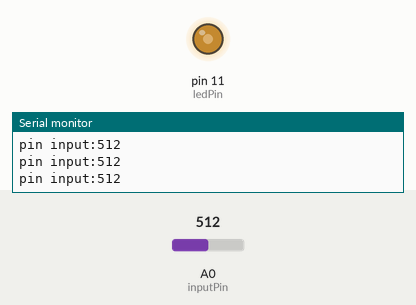
The sketch below on a simulated Arduino Uno, built with avr-gcc and run on an emulated ATmega328P. Shown: output pins drawn as LEDs (lit = HIGH), the last lines printed to the serial monitor. The test bench sets the inputs (shaded band); at power-on: A0 (inputPin) = 512.

Above: at 1.2 s.
1.3 s: A0 (inputPin) set to 716
At 2.2 s:
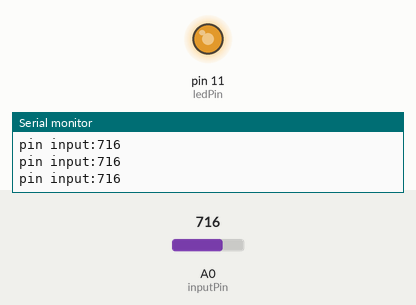
2.8 s: A0 (inputPin) set to 900
At 3.9 s:
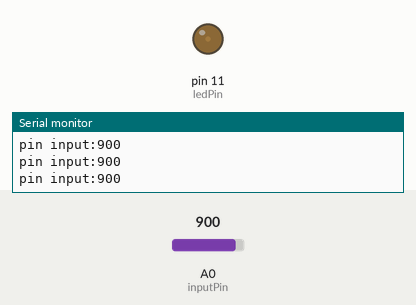
4.3 s: A0 (inputPin) set to 122
At 5.5 s:
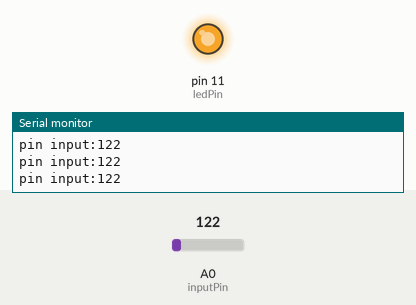
Timing chart, 0 to 7.3 s (numbered marks = the images above; inputs shaded):
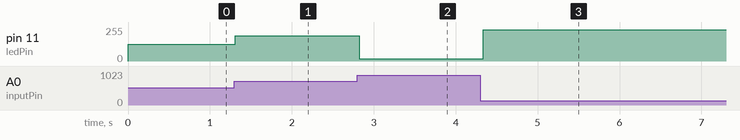

Measured:
- after the input at 1.3 s, pin 11 (ledPin): 125/255 → 189/255 at once
- after the input at 2.8 s, pin 11 (ledPin): 189/255 → 16/255 at once
- after the input at 4.3 s, pin 11 (ledPin): 16/255 → 236/255 at once

The sketch:

B.ino
```cpp
#define inputPin A0
#define ledPin 11
int state = 0;

void setup() {
  // put your setup code here, to run once:
  Serial.begin(9600);
  pinMode(inputPin, INPUT);
  pinMode(ledPin, OUTPUT);
}

void loop() {
  // put your main code here, to run repeatedly:
  int pinValue = analogRead(inputPin);
  int ledValue = map(pinValue, 15, 100, 80, 0);
  Serial.print("pin input:");
  Serial.println(pinValue);
  analogWrite(ledPin,ledValue);
  delay(50);
}
```
